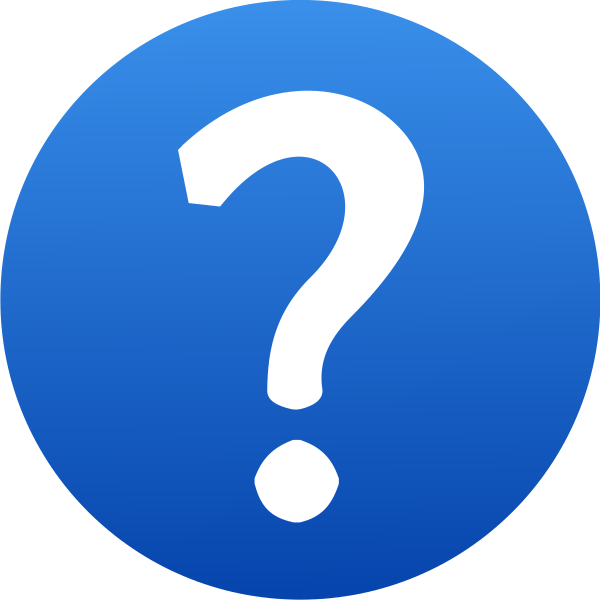
#> input picture Tk_MsgBox/ask.png, 1200 x 1200 px, found by its file name (shown at 1/2 size)
$ python custom_ask_msgbox.py
#> lines starting #> are read from the running program, lines starting #| are printed output that depends on the picture
import os
from os import path

import sys
import winsound
import threading

import copy

import tkinter as tk
from tkinter import ttk
from PIL import ImageTk, Image

def _icon_load_resize(img_PATH, img_file, img_folder = None, img_scale = 0, img_width = 0, img_height = 0,
    img_conv = None, copy_bool = False):
    # print(img_PATH + "\\" + img_file)
    copy_img = None
    img = None

    if img_folder is not None and type(img_folder) == str:
        img = Image.open(img_PATH + "\\" + img_folder + "\\" + img_file)

    elif img_folder is None:
        img = Image.open(img_PATH + "\\" + img_file)

    if img_conv is not None:
        try:
            img = img.convert("RGBA")
        except Exception:
            pass
    #print(img_file, img.mode)

    if copy_bool == True:
        copy_img = copy.copy(img)

    if img_scale !=0 and (img_width == 0 and img_height == 0):
        img = img.resize((round(img.size[0]*img_scale), round(img.size[1]*img_scale)))
        # img = ImageTk.PhotoImage(img)

    if img_scale ==0 and (img_width != 0 and img_height != 0):
        img = img.resize((img_width, img_height))
        # img = ImageTk.PhotoImage(img)

    return img, copy_img

def _pil_resize(img, img_scale = 0, img_width = 0, img_height = 0):
    if img_scale !=0 and (img_width == 0 and img_height == 0):
        img = img.resize((round(img.size[0]*img_scale), round(img.size[1]*img_scale)))

    if img_scale ==0 and (img_width != 0 and img_height != 0):
        img = img.resize((img_width, img_height))

    return img

class WrappingLabel(tk.Label):
    '''a type of Label that automatically adjusts the wrap to the size'''
    def __init__(self, master=None, **kwargs):
        tk.Label.__init__(self, master, **kwargs)
        self.bind('<Configure>', lambda e: self.config(wraplength=self.winfo_width()))

class ResponsiveBtn(tk.Button):
    # [10 lines left out: function __init__, not called in this run]

__location__ = os.path.realpath(os.path.join(os.getcwd(), os.path.dirname(__file__)))
# print(__location__)

ask_icon, ask_src_img = _icon_load_resize(img_PATH = __location__, img_file = "ask.png", img_width = 45, img_height = 45, copy_bool = True)
#> in _icon_load_resize, img is the input picture: PIL image 1200x1200 RGBA; mean R, G, B, A 47.3, 98, 164.8, 200.3
warning_icon, warn_src_img = _icon_load_resize(img_PATH = __location__, img_file = "warning.png", img_width = 50, img_height = 50, copy_bool = True)
#> call 2 of _icon_load_resize, with img_PATH = 'Tk_MsgBox', img_file = 'warning.png', img_scale = 0, img_width = 50, img_height = 50, copy_bool = True
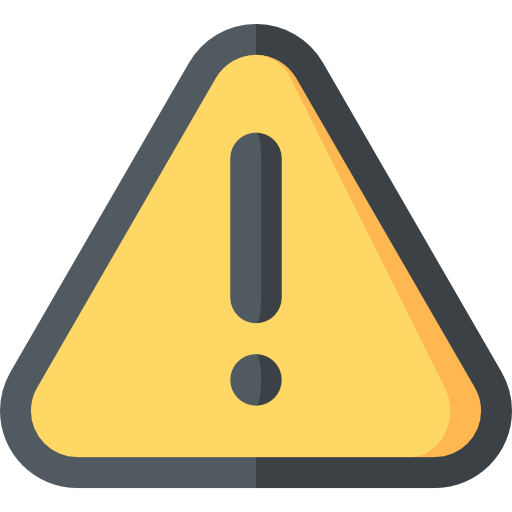
#> input picture Tk_MsgBox/warning.png, 512 x 512 px, found by its file name
#> in _icon_load_resize, img is the input picture: PIL image 512x512 RGBA; mean R, G, B, A 214.6, 199.9, 157.4, 152.6
#> in _icon_load_resize (call 2), `img = img.resize((img_width, img_height))`:
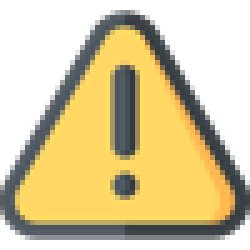
#> img: PIL image 50x50 RGBA (shown 5 times larger); mean R, G, B, A 115.1, 101.1, 58.8, 152.7; transparent parts drawn white
error_icon, err_src_img = _icon_load_resize(img_PATH = __location__, img_file = "error.png", img_width = 50, img_height = 50, copy_bool = True)
#> call 3 of _icon_load_resize, with img_PATH = 'Tk_MsgBox', img_file = 'error.png', img_scale = 0, img_width = 50, img_height = 50, copy_bool = True
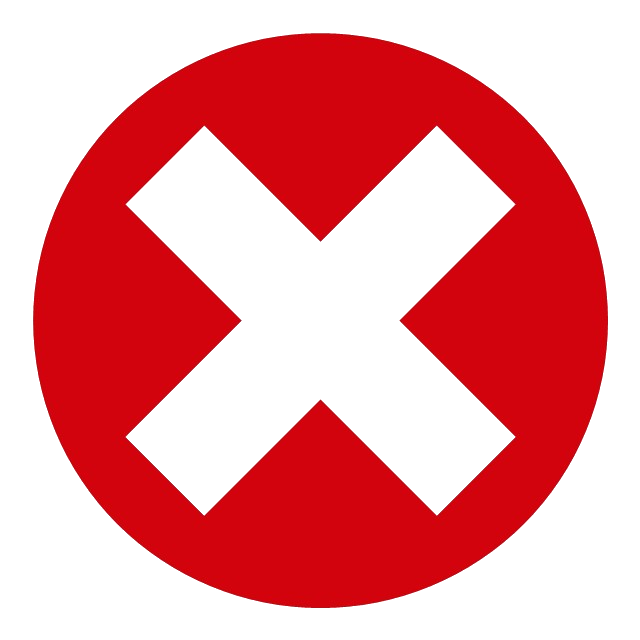
#> input picture Tk_MsgBox/error.png, 640 x 640 px, found by its file name
#> in _icon_load_resize, img is the input picture: PIL image 640x640 RGBA; mean R, G, B, A 235.5, 148.1, 152.3, 162
#> in _icon_load_resize (call 3), `img = img.resize((img_width, img_height))`:
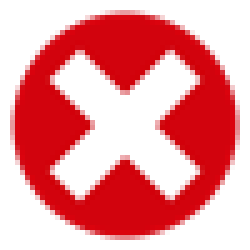
#> img: PIL image 50x50 RGBA (shown 5 times larger); mean R, G, B, A 150.8, 57.3, 61.7, 162; transparent parts drawn white

msg_box_ask_icon = _pil_resize(ask_src_img, img_scale = 0.15)
#> in _pil_resize, `img = img.resize((round(img.size[0]*img_scale), round(img.size[1]*img_..`:
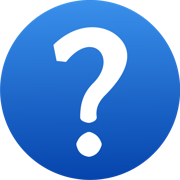
#> img: PIL image 180x180 RGBA; mean R, G, B, A 47.5, 99, 166.8, 200.3; transparent parts drawn white
msg_box_warn_icon = _pil_resize(warn_src_img, img_scale = 0.15)
#> call 2 of _pil_resize, with img_scale = 0.15, img_width = 0, img_height = 0
#> in _pil_resize (call 2), `img = img.resize((round(img.size[0]*img_scale), round(img.size[1]*img_..`:
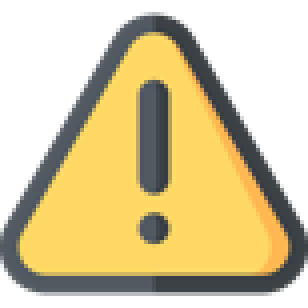
#> img: PIL image 77x77 RGBA (shown 4 times larger); mean R, G, B, A 114.6, 100.2, 57.9, 152.7; transparent parts drawn white
msg_box_err_icon = _pil_resize(err_src_img, img_scale = 0.15)
#> call 3 of _pil_resize, with img_scale = 0.15, img_width = 0, img_height = 0
#> in _pil_resize (call 3), `img = img.resize((round(img.size[0]*img_scale), round(img.size[1]*img_..`:
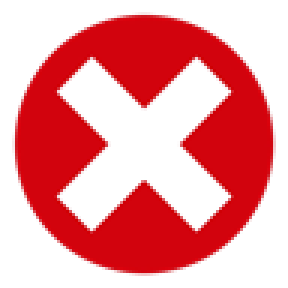
#> img: PIL image 96x96 RGBA (shown 3 times larger); mean R, G, B, A 147, 57.1, 61.4, 162; transparent parts drawn white

del ask_src_img, warn_src_img, err_src_img

class Ask_Msgbox(tk.Toplevel):
    # [132 lines left out: functions __init__, btn_shift_focus, return_callback, not called in this run]

    def msgbox_sound(self):
        winsound.MessageBeep(winsound.MB_ICONASTERISK)
        # self.parent.bell() #if self.parent is tk.Root()

    # [7 lines left out: function update_ask_result, not called in this run]

    def ask_result(self):
        return self.__result_bool

    # [8 lines left out: function _destroy, not called in this run]

    def destroy_protocol(self):
        self.__result_bool = False
        self._destroy()
